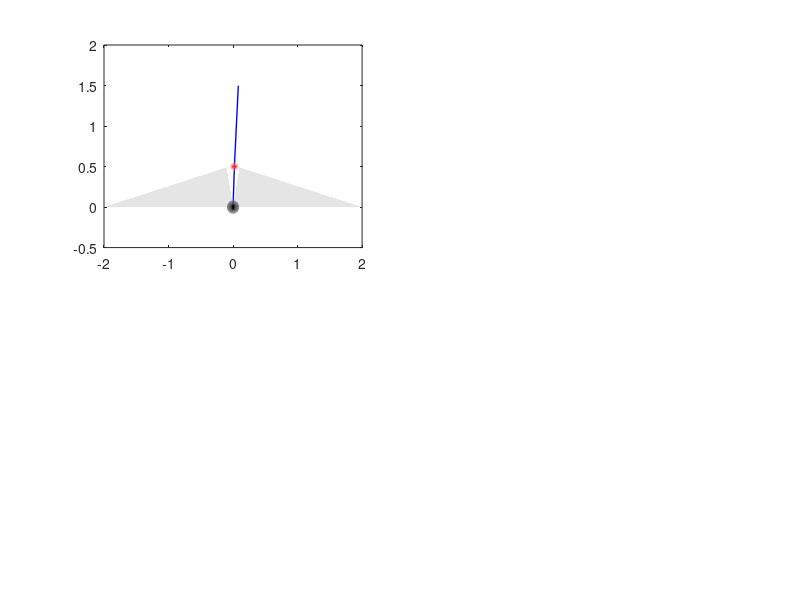

Here is the MATLAB script that generated this plot: (Note: this script raises an error after producing the figure.)
clear all
clc
close all

%data of the experiment (x and \lam values)
load('data.mat')

%parameters
len1 = 0.5; %length of the pole 1
len2 = 1; %length of the pole 2
angle_cons = 0.2; %angle in radian
d1 = angle_cons;
d2 = -angle_cons;
xh = x_save;

KK = [726.1180  438.3622  283.9890  174.2047];
LL = [0.3859   -0.3852];

counter = 0;
j=0;

step = 20;
scale = 1/ ( (1/1000)*step);

for i = 1:step:length(xh)
counter = counter+1;
subplot(2,2,1);
cla
%SET AXIS
axis([-2 2 0 1.6])
set(gca,'visible','off')

p1x = len1*sin(xh(1,i)); %pendulum 1 x coordinate
p1y = len1*cos(xh(1,i)); %pendulum y coordinate

p2x = p1x - len2*sin(xh(2,i));
p2y = p1y + len2*cos(xh(2,i));

%ROD1
plot([0 p1x], [0 p1y],'LineWidth',1,'Color',[0 0 1])
hold on
%ROD2
plot([p1x p2x], [p1y p2y],'LineWidth',1,'Color',[0 0 1])
hold on
%LIMITS
% plot([0 len1*sin(d1)], [0 len1*cos(d1)],'LineWidth',1,'Color',[1 0 0])
% plot([0 len1*sin(d2)], [0 len1*cos(d2)],'LineWidth',1,'Color',[1 0 0])
patch_x1 = [0 len1*sin(d1) 2];
patch_y1 = [0 len1*cos(d1) 0];
patch(patch_x1,patch_y1,'black','FaceAlpha',0.1,'EdgeColor','none')
hold on
patch_x2 = [0 len1*sin(d2) -2];
patch_y2 = [0 len1*cos(d2) 0];
patch(patch_x2,patch_y2,'black','FaceAlpha',0.1,'EdgeColor','none')
%POLES
viscircles([p1x p1y],0.01,'Color','r','LineWidth',5);
hold on
%viscircles([p2x p2y],0.02,'Color','k','LineWidth',5);
%hold on
viscircles([0 0],0.04,'Color','k','LineWidth',5);
hold on

%Calculate lambda
x1 = xh(1,i); x2 = xh(2,i); x3 = xh(3,i); xh4 = xh(4,i);
phi1 = d1 - x1;
phi2 = x1 - d2;
Fc = eye(2);
lambda = pathlcp(Fc,[phi1;phi2]);

u = KK*xh(:,i)+LL*lambda;
if i > 1
    phi1 = d1 - xh(1,i-step);
    phi2 = xh(1,i-step) - d2;
    lambda_old = pathlcp(Fc,[phi1;phi2]);
    u_old = KK*xh(:,i-step) + LL*lambda_old;
else
    u_old = u;
end

subplot(2,2,2);
axis([0 5 -3 2])
plot([(j-1)/scale j/scale],[u_old u],'Color','k', 'LineWidth', 2)
xlabel('Time(s)') 
ylabel('u(t)') 
hold on

subplot(2,2,3);
axis([0 5 -2 2])
plot(j/scale,xh(1,i),'.','Color','k')
xlabel('Time(s)') 
ylabel('x_1(t)') 
hold on

subplot(2,2,4);
axis([0 5 -2 2])
plot(j/scale,xh(2,i),'.','Color','k')
xlabel('Time(s)') 
ylabel('x_2(t)') 
hold on

j = j+1;
%TEXTS
%txt = sprintf('l_1 = %f', lamh(1,i));
%text(0.15,0.6,txt);
%hold on
%txt2 = sprintf('l_2 = %f', lamh(2,i));
%text(-0.33,0.6,txt2);
%hold on
%KK = [3.6931  -46.7030    3.3885   -5.7147];
%LL = [-13.9797   13.9767];
%a1 = KK*xhr(:,i);
%a2 = LL*lamh(:,i);
%txt3 = sprintf('u_x + u_l = (%f) + (%f) = (%f)', a1,a2,a1+a2);
%text(-0.2,0.9,txt3);
%hold on
%txt4 = sprintf('theta = %f', xh(2,i));
%text(-0.2,0.8,txt4);
%hold on
%txt5 = sprintf('thetadot = %f', xh(4,i));
%text(-0.2,0.75,txt5);

%GETFRAME
mov(counter)=getframe(gcf);
end

%write the video
writerObj = VideoWriter('acrobot', 'MPEG-4');
writerObj.FrameRate = 50;
writerObj.Quality = 100;
open(writerObj);
writeVideo(writerObj, mov)
close(writerObj);